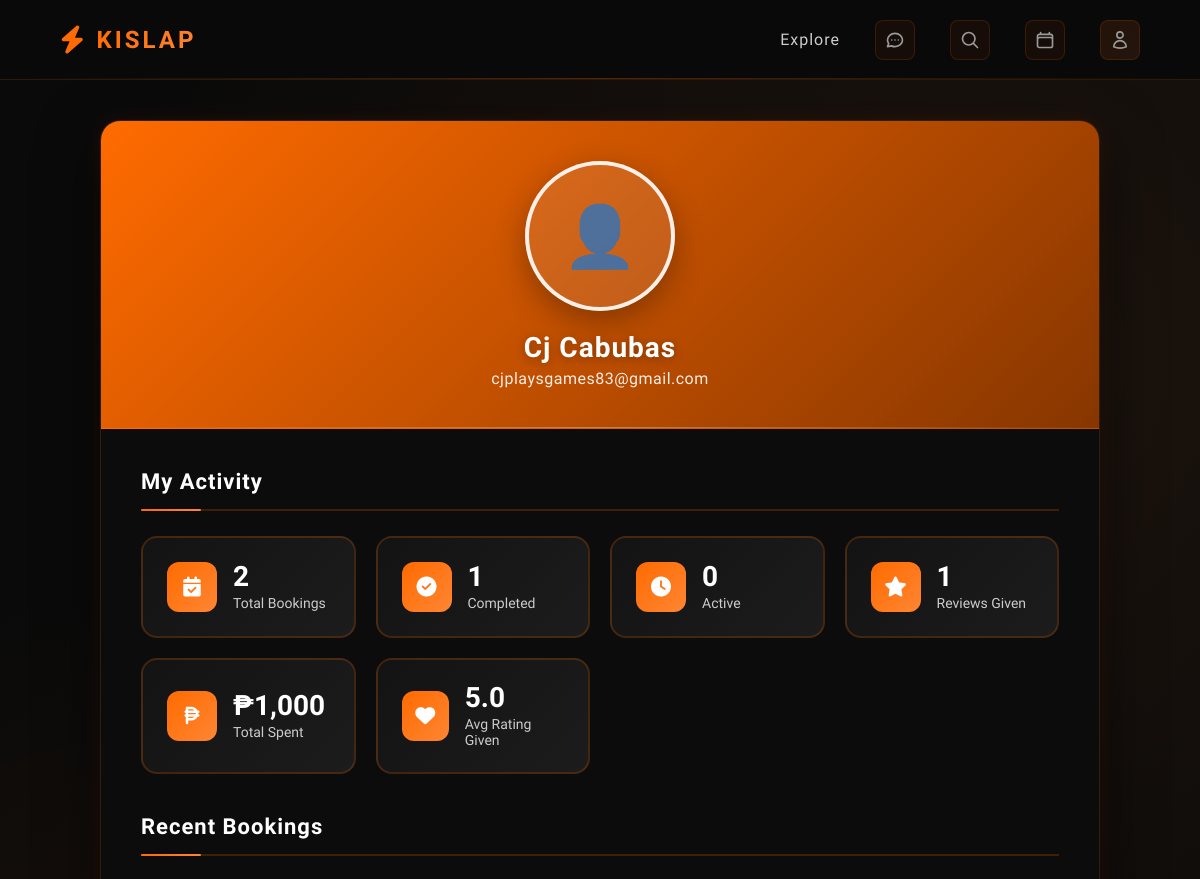
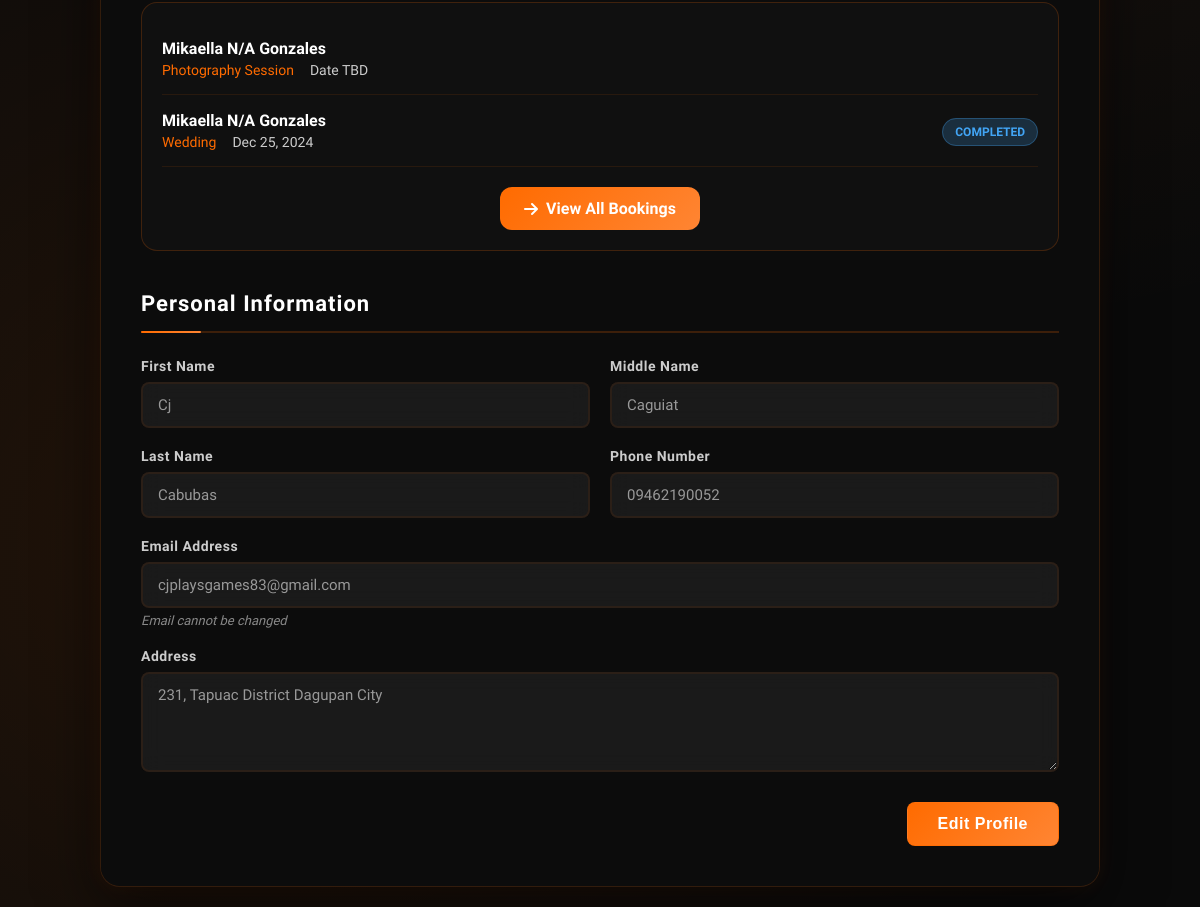
The page /index.php?controller=User&action=profile (signed in) on the database its author committed (2 pictures, top to bottom).
### tables this page shows
CREATE TABLE `user` (
  `user_id` int(11) NOT NULL,
  `lastName` varchar(100) NOT NULL,
  `firstName` varchar(100) NOT NULL,
  `middleName` varchar(100) DEFAULT NULL,
  `email` varchar(255) NOT NULL,
  `phoneNumber` varchar(20) NOT NULL,
  `password` varchar(255) NOT NULL,
  `address` text DEFAULT NULL,
  `profilePhotoUrl` varchar(255) DEFAULT NULL,
  `createdAt` timestamp NOT NULL DEFAULT current_timestamp()
);

CREATE TABLE `ai_temp_bookings` (
  `temp_booking_id` int(11) NOT NULL,
  `conversation_id` int(11) NOT NULL,
  `worker_id` int(11) NOT NULL,
  `package_id` int(11) DEFAULT NULL,
  `package_selection` int(11) DEFAULT NULL,
  `event_type` varchar(100) DEFAULT NULL,
  `event_date` date DEFAULT NULL,
  `event_time` time DEFAULT NULL,
  `event_location` text DEFAULT NULL,
  `budget` decimal(10,2) DEFAULT NULL,
  `worker_proposed_price` decimal(10,2) DEFAULT NULL,
  `final_price` decimal(10,2) DEFAULT NULL,
  `special_requests` text DEFAULT NULL,
  `worker_proposed_date` date DEFAULT NULL,
  `worker_proposed_time` time DEFAULT NULL,
  `worker_notes` text DEFAULT NULL,
  `deposit_amount` decimal(10,2) DEFAULT NULL,
  `deposit_paid` tinyint(1) DEFAULT 0,
  `deposit_paid_at` timestamp NULL DEFAULT NULL,
  `full_payment_paid` tinyint(1) DEFAULT 0,
  `full_payment_paid_at` timestamp NULL DEFAULT NULL,
  `completed_at` timestamp NULL DEFAULT NULL,
  `rated_at` timestamp NULL DEFAULT NULL,
  `cancellation_reason` text DEFAULT NULL,
  `cancelled_by` enum('user','worker','system') DEFAULT NULL,
  `created_at` timestamp NOT NULL DEFAULT current_timestamp(),
  `updated_at` timestamp NOT NULL DEFAULT current_timestamp() ON UPDATE current_timestamp()
);

CREATE TABLE `conversations` (
  `conversation_id` int(11) NOT NULL,
  `user_id` int(11) NOT NULL,
  `worker_id` int(11) NOT NULL,
  `type` enum('ai','direct') DEFAULT 'direct',
  `booking_status` enum('pending_ai','pending_worker','pending_confirmation','negotiating','confirmed','awaiting_deposit','deposit_paid','in_progress','awaiting_final_payment','completed','rated','cancelled','requires_info') DEFAULT 'pending_ai',
  `created_at` timestamp NOT NULL DEFAULT current_timestamp(),
  `updated_at` timestamp NOT NULL DEFAULT current_timestamp() ON UPDATE current_timestamp()
);

### controllers/UserController.php (called while the page is built, shortened)
<?php
require_once __DIR__ . '/../model/repositories/UserRepository.php';
class UserController
{
    public function profile(): void
    {
        $user = $_SESSION['user'] ?? null;
        $userRepo = new UserRepository();
        $freshUserData = $userRepo->getUserById($user['user_id']);
        if ($freshUserData) {
            $user = $freshUserData;
        }
        $photoPath = $user['profilePhotoUrl'] ?? '';
        if (!$photoPath || !file_exists($_SERVER['DOCUMENT_ROOT'] . $photoPath)) {
            unset($user['profilePhotoUrl']);
        }
        $userStats = $this->getUserStatistics($user['user_id']);
        require_once __DIR__ . '/../model/repositories/ChatRepository.php';
        $chatRepo = new ChatRepository();
        $recentBookings = $chatRepo->getUserBookings($user['user_id'], null);
        $recentBookings = array_slice($recentBookings, 0, 5);
        require "views/user/profile.php";
    }
    private function getUserStatistics(int $userId): array
    {
        try {
            require_once __DIR__ . '/../config/dbconfig.php';
            $stmt = $pdo->prepare("
                SELECT
                    COUNT(DISTINCT c.conversation_id) as total_bookings,
                    COUNT(DISTINCT CASE WHEN c.booking_status = 'completed' THEN c.conversation_id END) as completed_bookings,
                    COUNT(DISTINCT CASE WHEN c.booking_status IN ('confirmed', 'negotiating') THEN c.conversation_id END) as active_bookings,
                    COUNT(DISTINCT CASE WHEN c.booking_status = 'cancelled' THEN c.conversation_id END) as cancelled_bookings,
                    COUNT(DISTINCT r.rating_id) as total_reviews,
                    AVG(r.rating) as average_rating_given,
                    SUM(COALESCE(atb.final_price, atb.budget, 0)) as total_spent
                FROM user u
                LEFT JOIN conversations c ON u.user_id = c.user_id
                LEFT JOIN ratings r ON c.conversation_id = r.conversation_id AND r.user_id = u.user_id
                LEFT JOIN ai_temp_bookings atb ON c.conversation_id = atb.conversation_id
                WHERE u.user_id = ?
                GROUP BY u.user_id
            ");
            $stmt->execute([$userId]);
            $result = $stmt->fetch(PDO::FETCH_ASSOC);
            return $result ?: [
                'total_bookings' => 0,
                'completed_bookings' => 0,
                'active_bookings' => 0,
                'cancelled_bookings' => 0,
                'total_reviews' => 0,
                'average_rating_given' => 0,
                'total_spent' => 0
            ];
        } catch (Exception $e) {
            error_log("Error fetching user statistics: " . $e->getMessage());
            return [
                'total_bookings' => 0,
                'completed_bookings' => 0,
                'active_bookings' => 0,
                'cancelled_bookings' => 0,
                'total_reviews' => 0,
                'average_rating_given' => 0,
                'total_spent' => 0
            ];
        }
    }
}

### Router.php (called while the page is built, shortened)
<?php
class Router
{
    private string $defaultAction = "index";
    public function route(): void
    {
        $actionName = $_GET["action"] ?? $this->defaultAction;
        $controller = new $controllerName();
        $controller->$actionName();
    }
}

### index.php (called while the page is built, shortened)
<?php
require_once "Router.php";
$router = new Router();
$router->route();

### model/repositories/UserRepository.php (called while the page is built, shortened)
<?php
class UserRepository
{
    private PDO $conn;
    public function __construct() {
        $this->conn = new PDO("mysql:host=localhost;dbname=kislap", "root", "");
    }
    public function getUserById(int $userId): ?array
    {
        try {
            $stmt = $this->conn->prepare("SELECT * FROM user WHERE user_id = ?");
            $stmt->execute([$userId]);
            $result = $stmt->fetch(PDO::FETCH_ASSOC);
            return $result ?: null;
        } catch (Exception $e) {
            error_log("Error fetching user by ID: " . $e->getMessage());
            return null;
        }
    }
}

### model/repositories/ChatRepository.php (called while the page is built, shortened)
<?php
class ChatRepository
{
    public PDO $conn;
    public function __construct()
    {
        $this->conn = new PDO("mysql:host=localhost;dbname=kislap", "root", "");
        $this->conn->setAttribute(PDO::ATTR_ERRMODE, PDO::ERRMODE_EXCEPTION);
    }
    public function getUserBookings(int $userId, ?string $status = null): array
    {
        $sql = "
            SELECT
                c.conversation_id,
                c.booking_status,
                c.type,
                c.created_at,
                atb.*,
                p.name as package_name,
                p.price as package_price,
                w.worker_id,
                CONCAT(w.firstName, ' ', COALESCE(w.middleName, ''), ' ', w.lastName) as photographer_name,
                w.email as photographer_email,
                w.phoneNumber as photographer_phone,
                w.profile_photo as photographer_photo,
                w.specialty as photographer_specialty
            FROM conversations c
            INNER JOIN ai_temp_bookings atb ON c.conversation_id = atb.conversation_id
            INNER JOIN workers w ON c.worker_id = w.worker_id
            LEFT JOIN packages p ON atb.package_id = p.package_id
            WHERE c.user_id = ?
        ";
        $params = [$userId];
        $sql .= " ORDER BY c.created_at DESC";
        $stmt = $this->conn->prepare($sql);
        $stmt->execute($params);
        return $stmt->fetchAll(PDO::FETCH_ASSOC);
    }
}

### config/dbconfig.php (called while the page is built, shortened)
<?php
$user = 'root';

### views/user/profile.php (the view, shortened to what this page needs)
<!DOCTYPE html>
<html lang="en">
<head>
    <link href="https://cdnjs.cloudflare.com/ajax/libs/font-awesome/6.4.0/css/all.min.css" rel="stylesheet">
    <link rel="stylesheet" href="/Kislap/public/css/style.css" type="text/css">
    <link rel="stylesheet" href="/Kislap/public/css/userProfile.css" type="text/css">
</head>
<body>
<?php require __DIR__ . '/../shared/navbar.php'; ?>
<div class="container">
    <form id="profileForm" method="POST" action="/Kislap/index.php?controller=User&action=updateProfile" enctype="multipart/form-data">
        <div class="profile-header">
            <div class="profile-photo-container">
                <div class="profile-photo" id="profilePhoto">
                    <?php if(!empty($user['profilePhotoUrl'])): ?>
                        <img id="profilePhotoImg" src="<?= htmlspecialchars($user['profilePhotoUrl']) ?>" alt="Profile Photo">
                    <?php else: ?>
                        <span class="photo-placeholder">👤</span>
                    <?php endif; ?>
                </div>
            </div>
            <div class="profile-name"><?= htmlspecialchars($user['firstName'].' '.$user['lastName']) ?></div>
            <div class="profile-email"><?= htmlspecialchars($user['email']) ?></div>
        </div>
        <div class="profile-body">
            <div class="stats-section">
                <h2 class="section-title">My Activity</h2>
                <div class="stats-grid">
                    <div class="stat-card">
                        <div class="stat-icon">
                            <i class="fas fa-calendar-check"></i>
                        </div>
                        <div class="stat-info">
                            <span class="stat-number"><?php echo $userStats['total_bookings'] ?? 0; ?></span>
                            <span class="stat-label">Total Bookings</span>
                        </div>
                    </div>
                    <div class="stat-card">
                        <div class="stat-icon">
                            <i class="fas fa-check-circle"></i>
                        </div>
                        <div class="stat-info">
                            <span class="stat-number"><?php echo $userStats['completed_bookings'] ?? 0; ?></span>
                            <span class="stat-label">Completed</span>
                        </div>
                    </div>
                    <div class="stat-card">
                        <div class="stat-icon">
                            <i class="fas fa-clock"></i>
                        </div>
                        <div class="stat-info">
                            <span class="stat-number"><?php echo $userStats['active_bookings'] ?? 0; ?></span>
                            <span class="stat-label">Active</span>
                        </div>
                    </div>
                    <div class="stat-card">
                        <div class="stat-icon">
                            <i class="fas fa-star"></i>
                        </div>
                        <div class="stat-info">
                            <span class="stat-number"><?php echo $userStats['total_reviews'] ?? 0; ?></span>
                            <span class="stat-label">Reviews Given</span>
                        </div>
                    </div>
                    <div class="stat-card">
                        <div class="stat-icon">
                            <i class="fas fa-peso-sign"></i>
                        </div>
                        <div class="stat-info">
                            <span class="stat-number">₱<?php echo number_format($userStats['total_spent'] ?? 0, 0); ?></span>
                            <span class="stat-label">Total Spent</span>
                        </div>
                    </div>
                    <?php if (($userStats['average_rating_given'] ?? 0) > 0): ?>
                    <div class="stat-card">
                        <div class="stat-icon">
                            <i class="fas fa-heart"></i>
                        </div>
                        <div class="stat-info">
                            <span class="stat-number"><?php echo number_format($userStats['average_rating_given'], 1); ?></span>
                            <span class="stat-label">Avg Rating Given</span>
                        </div>
                    </div>
                    <?php endif; ?>
                </div>
            </div>
            <?php if (!empty($recentBookings)): ?>
            <div class="recent-bookings-section">
                <h2 class="section-title">Recent Bookings</h2>
                <div class="bookings-list">
                    <?php foreach (array_slice($recentBookings, 0, 3) as $booking): ?>
                        <div class="booking-item">
                            <div class="booking-info">
                                <div class="photographer-name">
                                    <?php echo htmlspecialchars($booking['photographer_name']); ?>
                                </div>
                                <div class="booking-details">
                                    <span class="event-type"><?php echo htmlspecialchars($booking['event_type'] ?? 'Photography Session'); ?></span>
                                    <span class="booking-date"><?php echo $booking['event_date'] ? date('M d, Y', strtotime($booking['event_date'])) : 'Date TBD'; ?></span>
                                </div>
                            </div>
                            <div class="booking-status">
                                <span class="status-badge status-<?php echo $booking['booking_status']; ?>">
                                    <?php echo ucfirst(str_replace('_', ' ', $booking['booking_status'])); ?>
                                </span>
                            </div>
                        </div>
                    <?php endforeach; ?>
                    <div class="view-all-bookings">
                        <a href="?controller=Home&action=bookings" class="btn-view-all">
                            <i class="fas fa-arrow-right"></i>
                            View All Bookings
                        </a>
                    </div>
                </div>
            </div>
            <?php endif; ?>
            <h2 class="section-title">Personal Information</h2>
            <div class="form-grid">
                <div class="form-group">
                    <label for="firstName">First Name</label>
                    <input type="text" id="firstName" name="firstName" value="<?= htmlspecialchars($user['firstName']) ?>" disabled>
                </div>
                <div class="form-group">
                    <label for="middleName">Middle Name</label>
                    <input type="text" id="middleName" name="middleName" value="<?= htmlspecialchars($user['middleName']) ?>" disabled>
                </div>
                <div class="form-group">
                    <label for="lastName">Last Name</label>
                    <input type="text" id="lastName" name="lastName" value="<?= htmlspecialchars($user['lastName']) ?>" disabled>
                </div>
                <div class="form-group">
                    <label for="phoneNumber">Phone Number</label>
                    <input type="tel" id="phoneNumber" name="phoneNumber" value="<?= htmlspecialchars($user['phoneNumber']) ?>" disabled>
                </div>
                <div class="form-group full-width">
                    <label for="email">Email Address</label>
                    <input type="email" id="email" name="email" value="<?= htmlspecialchars($user['email']) ?>" disabled>
                    <span class="info-text">Email cannot be changed</span>
                </div>
                <div class="form-group full-width">
                    <label for="address">Address</label>
                    <textarea id="address" name="address" disabled><?= htmlspecialchars($user['address']) ?></textarea>
                </div>
            </div>
            <div class="button-group">
                <button type="button" class="btn-edit" id="editBtn">Edit Profile</button>
            </div>
        </div>
    </form>
</div>
</body>
</html>

### rows shown on the page
user: firstName+lastName "Cj Cabubas", email "cjplaysgames83@gmail.com", firstName "Cj", middleName "Caguiat", lastName "Cabubas", phoneNumber "09462190052", address "231, Tapuac District Dagupan City"
ai_temp_bookings: photographer_name "Mikaella N/A Gonzales", event_type "Photography Session", shows "Date TBD"
ai_temp_bookings: photographer_name "Mikaella N/A Gonzales", event_type "Wedding", event_date "Dec 25, 2024", conversation.booking_status "COMPLETED"

### other values the page prints
$userStats['total_bookings'] "2"
$userStats['completed_bookings'] "1"
$userStats['active_bookings'] "0"
$userStats['total_reviews'] "1"
$userStats['total_spent'] "1,000"
$userStats['average_rating_given'] "5.0"
